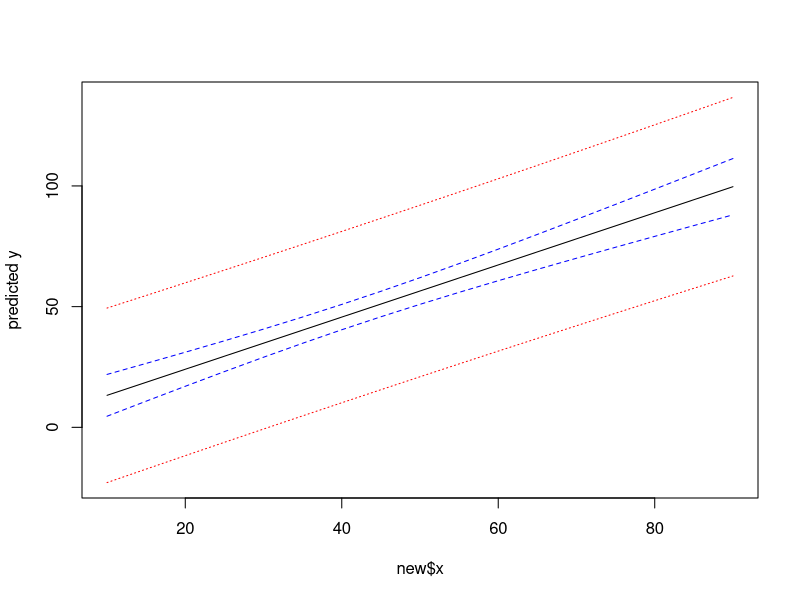

This figure's R source:
## ---- chunk 1
knitr::opts_chunk$set(echo = TRUE)
## ---- chunk 2
library(car)
library(carData)
library(tidyverse)
summary(Duncan)
## ---- chunk 3
# Find the critical t value/t score
qt(0.025, df=43, lower.tail = F) # df in SLR: n-2
## ---- chunk 4
y<-Duncan$prestige
x<-Duncan$income

lm<-lm(y~x)
summary(lm)
## ---- chunk 5
names(lm)
lm$coefficients
lm$coefficients[2]

tteststatistic <- (lm$coefficients[2] - 2) / 0.1074 # (beta_1_hat - beta_1) / SE_beta_1_hat

pvalue <- 2 * pt(tteststatistic, 43, lower.tail = T) # 2 * pt(t, df, [lower.tail = T -- WHY?])
pvalue
## ---- chunk 6
#method 1
c<-qt(0.025,43,lower.tail = F) # Find the critical value for 95% CI

U<-lm$coefficients[2] + c * 0.1074
L<-lm$coefficients[2] - c * 0.1074
U
L

#method 2
confint(lm, level = 0.9)
## ---- chunk 7
summary(lm)
linearHypothesis(lm, "x=2")
# x = 2 indicates our hypothesis: the true beta (regression coefficient) for the x variable in our lm model is 2

# Whereas t test performs the test for an individual coefficient, linearHypothesis performs F test and allows us to test more sophisticated hypothesis testing such as whether difference between the coefficients is significant.
## ---- chunk 8

# Predict mean Y given x = 50
predict(lm(y~x), newdata = data.frame(x=50), se.fit = TRUE, interval = "confidence") # predict(regression, newdata=newdata, se.fit = TRUE [bc we want to know the SE of the predicted value], interval = "confidence")

# Predict an individual Y given x = 50
predict(lm(y~x), newdata = data.frame(x=50), se.fit = TRUE, interval = "prediction")

# generate predicted y values at multiple x variables
new<-data.frame(x=seq(10,90,5)) # seq() generates numbers from 10 to 90 by increments of 5

prep.m<-predict(lm(y~x), newdata = new, interval = "confidence")
prep.m
prep.p<-predict(lm(y~x), newdata = new,  interval = "prediction")
prep.p

cbind(prep.m, prep.p)

matplot(new$x, cbind(prep.m, prep.p[,-1]), # in order to avoid having two `fit` columns, we will extract the `fit` column from prep.p
        lty = c(1,2,2,3,3), type = "l", col = c("black", "blue", "blue", "red", "red"), ylab = "predicted y") # lty = line type, type = line, ylab = y axis label

